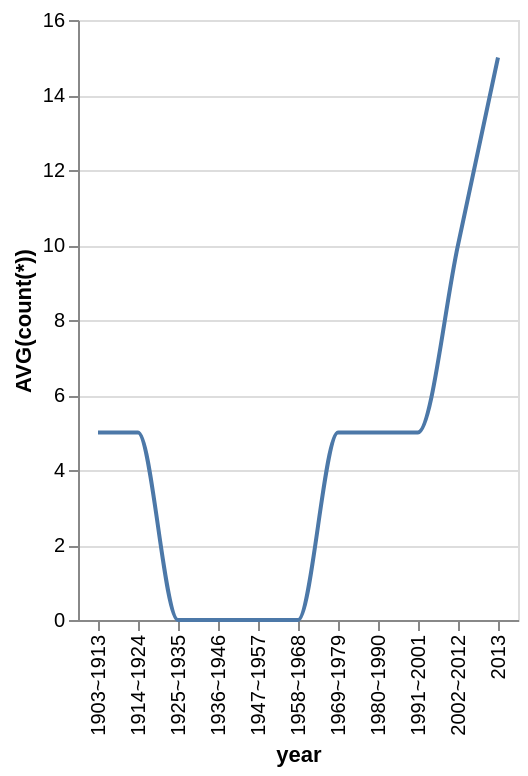

Write the Vega-Lite specification saved for this chart.
### Vega-Lite specification from a JSON file in a GitHub repository (floating-point values rounded to 4 significant figures)
{"data": {"values": [{"x_data": "1903~1913", "y_data": 5}, {"x_data": "1914~1924", "y_data": 5}, {"x_data": "1925~1935", "y_data": 0}, {"x_data": "1936~1946", "y_data": 0}, {"x_data": "1947~1957", "y_data": 0}, {"x_data": "1958~1968", "y_data": 0}, {"x_data": "1969~1979", "y_data": 5}, {"x_data": "1980~1990", "y_data": 5}, {"x_data": "1991~2001", "y_data": 5}, {"x_data": "2002~2012", "y_data": 10}, {"x_data": "2013", "y_data": 15}]}, "mark": {"type": "line", "interpolate": "monotone"}, "encoding": {"x": {"field": "x_data", "type": "nominal", "title": "year", "sort": "ascending"}, "y": {"field": "y_data", "type": "quantitative", "title": "AVG(count(*))"}}}
